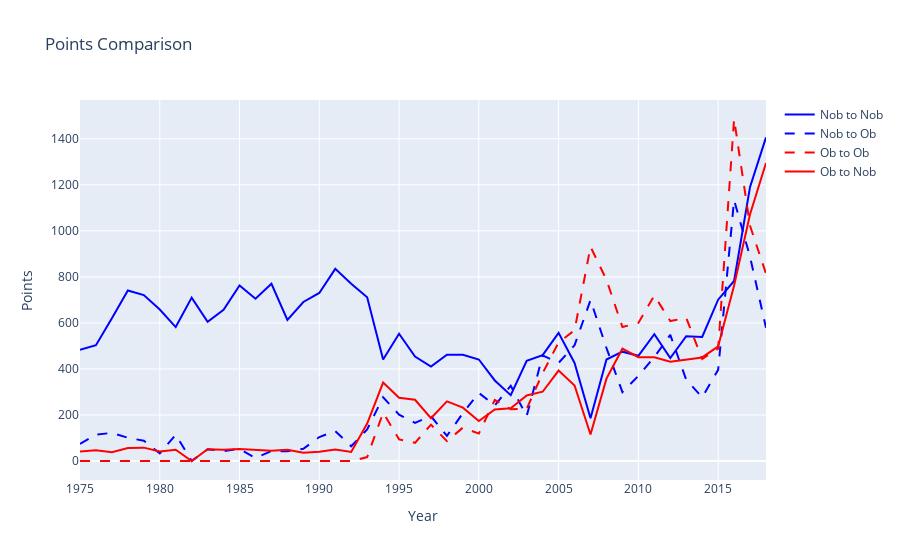

This figure's notebook cell:
### Markdown cell above
Uit figuur 4 blijkt dat naburige landen meer op elkaar stemmen dan op niet-aangrenzende landen. Naburigheid is een indicatie van een culturele overeenkomst. Deze correlatie geeft aan dat culturele gelijkenis een positief effect heeft op het toekennen van punten.

### Code cell
df_oostblok = pd.read_csv("oostblok.csv")
df_eurovision = pd.read_csv("eurovision_song_contest_1975_2019.csv")
df_eurovision.columns = [column.strip() for column in df_eurovision.columns]

# search oostblok country votes
df_eurovision = pd.merge(left=df_eurovision, right=df_oostblok, how="left", left_on="From country", right_on="Land")
df_eurovision = df_eurovision.rename(columns={"Oostblok" : "from-oostblok"})

# search oostblok country voting receivers
df_eurovision = pd.merge(left=df_eurovision, right=df_oostblok, how="left", left_on="To country", right_on="Land")
df_eurovision = df_eurovision.rename(columns={"Oostblok" : "to-oostblok"})

# remove the land columns
df_eurovision = df_eurovision.drop(columns=["Land_x", "Land_y"])

nob_nob_points_list = []
nob_ob_points_list = []
ob_ob_points_list = []
ob_nob_points_list = []

for i in range(1975, 2019):   
    nob_to_nob = df_eurovision[(df_eurovision['from-oostblok'] == 'Nee') & (df_eurovision['to-oostblok'] =='Nee') & (df_eurovision["Edition"] =='{i}f'.format(i=i))]["Points"]
    nob_nob_points = nob_to_nob.sum()

    nob_to_ob = df_eurovision[(df_eurovision['from-oostblok'] == 'Nee') & (df_eurovision['to-oostblok'] =='Ja') & (df_eurovision["Edition"] =='{i}f'.format(i=i))]["Points"]
    nob_ob_points = nob_to_ob.sum()

    ob_to_ob = df_eurovision[(df_eurovision['from-oostblok'] == 'Ja') & (df_eurovision['to-oostblok'] =='Ja') & (df_eurovision["Edition"] =='{i}f'.format(i=i))]["Points"]
    ob_ob_points = ob_to_ob.sum()

    ob_to_nob = df_eurovision[(df_eurovision['from-oostblok'] == 'Ja') & (df_eurovision['to-oostblok'] =='Nee') & (df_eurovision["Edition"] =='{i}f'.format(i=i))]["Points"]
    ob_nob_points = ob_to_nob.sum()

    nob_nob_points_list.append(nob_nob_points)
    nob_ob_points_list.append(nob_ob_points)
    ob_ob_points_list.append(ob_ob_points)
    ob_nob_points_list.append(ob_nob_points)

trace1 = go.Scatter(x=list(range(1975, 2019)), y=nob_nob_points_list, mode='lines', name='Nob to Nob', line=dict(color='blue'))
trace2 = go.Scatter(x=list(range(1975, 2019)), y=nob_ob_points_list, mode='lines', name='Nob to Ob', line=dict(color='blue', dash='10'))
trace3 = go.Scatter(x=list(range(1975, 2019)), y=ob_ob_points_list, mode='lines', name='Ob to Ob', line=dict(color='red', dash='10'))
trace4 = go.Scatter(x=list(range(1975, 2019)), y=ob_nob_points_list, mode='lines', name='Ob to Nob', line=dict(color='red'))

# Create the data list
data = [trace1, trace2, trace3, trace4]

# Create the layout
layout = go.Layout(title='Points Comparison', xaxis=dict(title='Year'), yaxis=dict(title='Points'))

# Create the figure
fig = go.Figure(data=data, layout=layout)

# Display the figure
fig.show()

### Figure 1 — Plotly figure (JSON) as saved in the notebook; plotly's stock layout.template omitted (floating-point values rounded to 4 significant figures)
{"data": [{"line": {"color": "blue"}, "mode": "lines", "name": "Nob to Nob", "type": "scatter", "x": [1975, 1976, 1977, 1978, 1979, 1980, 1981, 1982, 1983, 1984, 1985, 1986, 1987, 1988, 1989, 1990, 1991, 1992, 1993, 1994, 1995, 1996, 1997, 1998, 1999, 2000, 2001, 2002, 2003, 2004, 2005, 2006, 2007, 2008, 2009, 2010, 2011, 2012, 2013, 2014, 2015, 2016, 2017, 2018], "y": [483, 503, 620, 741, 721, 658, 582, 710, 605, 657, 763, 705, 770, 613, 691, 730, 835, 770, 711, 441, 553, 454, 410, 462, 462, 441, 350, 286, 435, 460, 557, 426, 186, 441, 475, 457, 551, 447, 542, 539, 701, 782, 1191, 1406]}, {"line": {"color": "blue", "dash": "10"}, "mode": "lines", "name": "Nob to Ob", "type": "scatter", "x": [1975, 1976, 1977, 1978, 1979, 1980, 1981, 1982, 1983, 1984, 1985, 1986, 1987, 1988, 1989, 1990, 1991, 1992, 1993, 1994, 1995, 1996, 1997, 1998, 1999, 2000, 2001, 2002, 2003, 2004, 2005, 2006, 2007, 2008, 2009, 2010, 2011, 2012, 2013, 2014, 2015, 2016, 2017, 2018], "y": [74, 115, 122, 101, 88, 33, 114, 0, 51, 43, 53, 13, 43, 42, 53, 104, 130, 64, 137, 277, 201, 166, 195, 109, 208, 296, 241, 327, 195, 459, 426, 503, 699, 491, 299, 370, 452, 548, 353, 277, 396, 1134, 887, 579]}, {"line": {"color": "red", "dash": "10"}, "mode": "lines", "name": "Ob to Ob", "type": "scatter", "x": [1975, 1976, 1977, 1978, 1979, 1980, 1981, 1982, 1983, 1984, 1985, 1986, 1987, 1988, 1989, 1990, 1991, 1992, 1993, 1994, 1995, 1996, 1997, 1998, 1999, 2000, 2001, 2002, 2003, 2004, 2005, 2006, 2007, 2008, 2009, 2010, 2011, 2012, 2013, 2014, 2015, 2016, 2017, 2018], "y": [0, 0, 0, 0, 0, 0, 0, 0, 0, 0, 0, 0, 0, 0, 0, 0, 0, 0, 17, 210, 94, 79, 158, 86, 145, 119, 265, 225, 227, 382, 515, 568, 931, 787, 582, 600, 719, 608, 622, 443, 488, 1486, 1022, 814]}, {"line": {"color": "red"}, "mode": "lines", "name": "Ob to Nob", "type": "scatter", "x": [1975, 1976, 1977, 1978, 1979, 1980, 1981, 1982, 1983, 1984, 1985, 1986, 1987, 1988, 1989, 1990, 1991, 1992, 1993, 1994, 1995, 1996, 1997, 1998, 1999, 2000, 2001, 2002, 2003, 2004, 2005, 2006, 2007, 2008, 2009, 2010, 2011, 2012, 2013, 2014, 2015, 2016, 2017, 2018], "y": [41, 47, 38, 56, 58, 41, 49, 0, 51, 49, 52, 48, 44, 49, 36, 40, 50, 39, 163, 341, 275, 266, 186, 259, 232, 174, 224, 229, 285, 301, 393, 328, 115, 358, 488, 451, 451, 431, 442, 450, 498, 763, 1072, 1295]}], "layout": {"title": {"text": "Points Comparison"}, "xaxis": {"title": {"text": "Year"}}, "yaxis": {"title": {"text": "Points"}}}}
